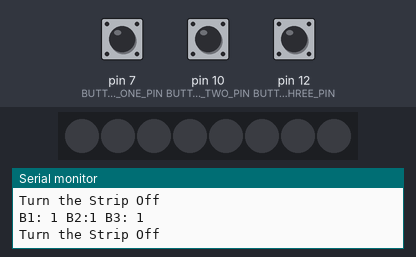
A sketch run on a simulated Arduino Uno, built with avr-gcc and run on an emulated ATmega328P. On the bench: 8 RGB LEDs in strip order, left to right, the last lines printed to the serial monitor. The test bench sets the inputs (shaded band); at power-on: pin 7 (BUTTON_ONE_PIN) HIGH, pin 10 (BUTTON_TWO_PIN) HIGH, pin 12 (BUTTON_THREE_PIN) HIGH.

Above: at 1.8 s.
1.9 s: pin 7 (BUTTON_ONE_PIN) pulled LOW for 0.6 s
At 2.4 s:
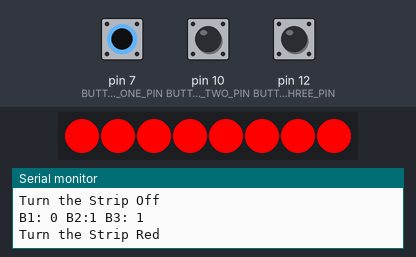
4.0 s: pin 10 (BUTTON_TWO_PIN) pulled LOW for 0.6 s
At 4.5 s:
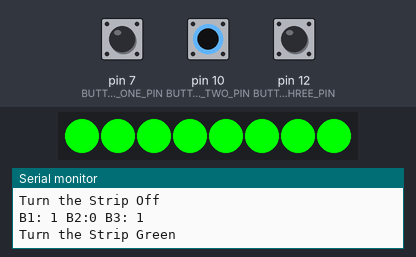
6.5 s: pin 12 (BUTTON_THREE_PIN) pulled LOW for 0.6 s
At 7.3 s:
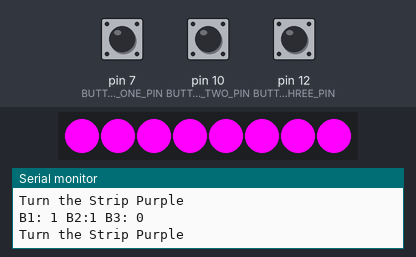
9.0 s: pin 12 (BUTTON_THREE_PIN) pulled LOW for 3.2 s
At 13.0 s:
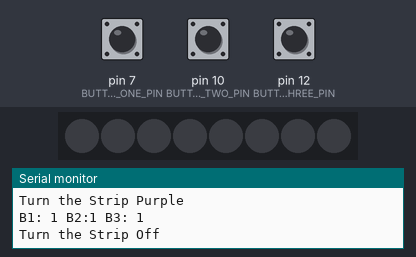
14.0 s: pin 7 (BUTTON_ONE_PIN) pulled LOW for 3.2 s
At 15.4 s:
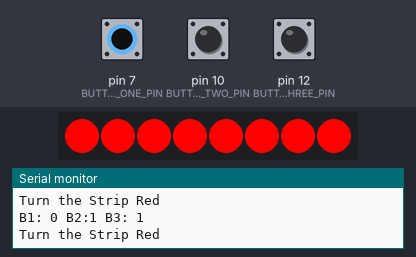
19.0 s: pin 7 (BUTTON_ONE_PIN) driven LOW and pin 10 (BUTTON_TWO_PIN) driven LOW
At 19.7 s:
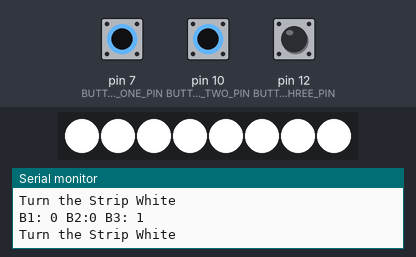
Timing chart, 0 to 21.5 s (numbered marks = the images above; inputs shaded):
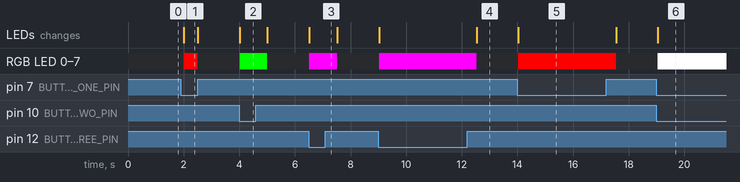

The sketch:

button_driven_led.ino
```cpp
#include <Adafruit_NeoPixel.h>

// Three Buttons
#define BUTTON_ONE_PIN 7
#define BUTTON_TWO_PIN 10
#define BUTTON_THREE_PIN 12

// NeoPixel Strip Information
#define PRIMARY_PIN 2
#define NUM_PIXEL 8

Adafruit_NeoPixel strip = Adafruit_NeoPixel(NUM_PIXEL, PRIMARY_PIN, NEO_GRB + NEO_KHZ800);


void setup() {
  Serial.begin(9600);

  strip.begin();
  strip.show();

  // Set 'read' pins to INPUT
  pinMode(BUTTON_ONE_PIN, INPUT_PULLUP);
  pinMode(BUTTON_TWO_PIN, INPUT_PULLUP);
  pinMode(BUTTON_THREE_PIN, INPUT_PULLUP);

}

void loop() {
  bool buttonOnePinValue = digitalRead(BUTTON_ONE_PIN);
  bool buttonTwoPinValue = digitalRead(BUTTON_TWO_PIN);
  bool buttonThreePinValue = digitalRead(BUTTON_THREE_PIN);

  Serial.println("B1: " + String(buttonOnePinValue) + " B2:" + String(buttonTwoPinValue) + " B3: " + String(buttonThreePinValue));

  if (buttonOnePinValue == HIGH && buttonTwoPinValue == HIGH && buttonThreePinValue == LOW) {
    Serial.println("Turn the Strip Purple");
    turnLEDStripPurple();
  } else if (buttonOnePinValue == HIGH && buttonTwoPinValue == LOW && buttonThreePinValue == HIGH) {
    Serial.println("Turn the Strip Green");
    turnLEDStripGreen();
  } else if (buttonOnePinValue == HIGH && buttonTwoPinValue == LOW && buttonThreePinValue == LOW) {
    Serial.println("Turn the Strip Blue");
    turnLEDStripBlue();
  } else if (buttonOnePinValue == LOW && buttonTwoPinValue == HIGH && buttonThreePinValue == HIGH) {
    Serial.println("Turn the Strip Red");
    turnLEDStripRed();
  } else if (buttonOnePinValue == LOW && buttonTwoPinValue == HIGH && buttonThreePinValue == LOW) {
    Serial.println("Turn the Strip Orange");
    turnLEDStripOrange();
  } else if (buttonOnePinValue == LOW && buttonTwoPinValue == LOW && buttonThreePinValue == HIGH) {
    Serial.println("Turn the Strip White");
    turnLEDStripWhite();
  } else if (buttonOnePinValue == LOW && buttonTwoPinValue == LOW && buttonThreePinValue == LOW) {
    Serial.println("Turn the Strip Rainbow");
    turnLEDStripRainbow();
  } else {
    Serial.println("Turn the Strip Off");
    turnLEDStripOff();
  }

  delay(500);
}

void turnLEDStripOff() {
  setStripToSingleColor(0x00, 0x00, 0x00);
}

void turnLEDStripPurple() {
  setStripToSingleColor(0xFF, 0x00, 0xFF);
}

void turnLEDStripGreen() {
  setStripToSingleColor(0x00, 0xFF, 0x00);
}

void turnLEDStripRed() {
  setStripToSingleColor(0xFF, 0x00, 0x00);
}

void turnLEDStripBlue() {
  setStripToSingleColor(0x00, 0x00, 0xFF);
}

void turnLEDStripOrange() {
  setStripToSingleColor(0xFF, 0xA5, 0x00);
}

void turnLEDStripWhite() {
  setStripToSingleColor(0xFF, 0xFF, 0xFF);
}

void turnLEDStripRainbow() {
  strip.setPixelColor(0, 0xFF, 0x00, 0x00); // R
  strip.setPixelColor(1, 0xFF, 0x88, 0x0E); // O
  strip.setPixelColor(2, 0xF2, 0xF4, 0x0A); // Y

  strip.setPixelColor(3, 0x00, 0xFF, 0x00); // G

  strip.setPixelColor(4, 0x00, 0x00, 0xFF); // B
  strip.setPixelColor(5, 0x41, 0x0A, 0xF4); // I
  strip.setPixelColor(6, 0xFF, 0x00, 0xFF); // V

  strip.show();
}

void setStripToSingleColor(byte r, byte g, byte b) {
  for (int i = 0; i < NUM_PIXEL; i++) {
    strip.setPixelColor(i, r, g, b);
  }

  strip.show();
}
```

Measured:
- after the input at 1.9 s, RGB LED 0–7: off → RGB(255, 0, 0) after 0.11 s, → off 0.50 s later; the LEDs: change after 0.11 s (image 1)
- after the input at 4.0 s, RGB LED 0–7: off → RGB(0, 255, 0) at once, → off 1.0 s later; the LEDs: change at once (image 2)
- after the input at 6.5 s, RGB LED 0–7: off → RGB(255, 0, 255) at once, → off 1.0 s later; the LEDs: change at once (image 3)
- after the input at 9.0 s, RGB LED 0–7: off → RGB(255, 0, 255) at once, → off 3.5 s later; the LEDs: first change at once (image 4 shows a later state)
- after the input at 14.0 s, RGB LED 0–7: off → RGB(255, 0, 0) at once, → off 3.5 s later; the LEDs: change at once (image 5)
- after the input at 19.0 s, RGB LED 0–7: off → RGB(255, 255, 255) after 0.05 s; the LEDs: change after 0.05 s (image 6)
